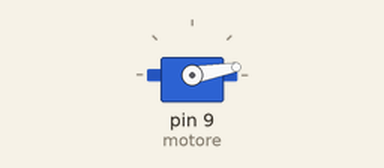
Bench run of a sketch on a simulated Arduino Uno, built with avr-gcc and run on an emulated ATmega328P. Shown: servo.

Above: at 0.05 s.
Timing chart, 0 to 4.6 s (numbered marks = the images above):
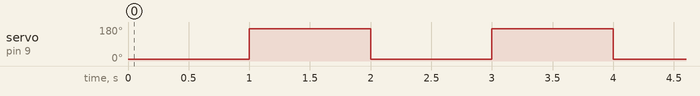

Measured:
- by itself, servo on pin 9 (motore): alternates 170° for 1.0 s and 10° for 1.0 s

The sketch:

ServoMotore.ino
```cpp
/*******************************************
 * ESEMPIO DI GESTIONE SERVOMOTORE
 *
 * Author: Stefano Capezzone
 * Ver: 1.0
 *
 * Corso Arduino & Oltre
 *
 *
 */

#include <Servo.h>

Servo motore;

void setup() {

 motore.attach(9);

}

void loop() {

  motore.write(10);
  delay(1000);
  motore.write(170);
  delay(1000);

}
```
